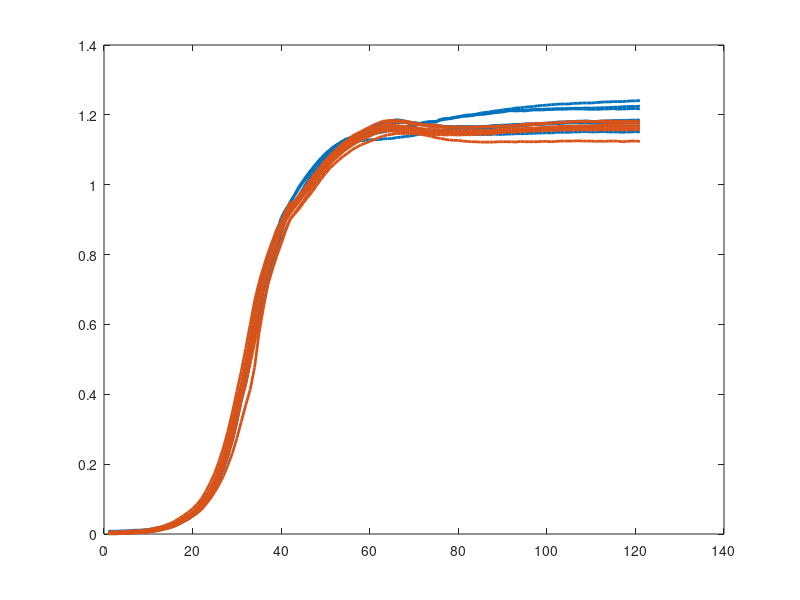

Recreate this plot in MATLAB.
% NAND 1.0 Growth curves


close all; clear; clc

load('NAND1_GCs.mat')

% columns 12,24,36,48,60,72,84,96 correspond to only media, no need to plot
% those

figure;
plot(A(:,[11 23	35	47	59	71	83	95]),'linewidth',2,'color',[0, 0.4470, 0.7410]) % Strain #1 (WT) 4 first Ara, last 4 Ara+IPTG
hold on
plot(A(:,[10 22	34	46	58	70	82	94]),'linewidth',2,'color',[0.8500, 0.3250, 0.0980]) % Strain #1 (WT) 4 first no induction, last 4 with IPTG
% plot(A(:,[1	13	25	37	49	61	73	85]),'linewidth',2,'color',[0.9290, 0.6940, 0.1250]) % Strain #2 (PhlF Genome) 4 first (A-D) no induction, last 4 (E-H) with IPTG
% plot(A(:,[2	14	26	38	50	62	74	86]),'linewidth',2,'color',[0.4940, 0.1840, 0.5560]) % Strain #3 (IcaR Genome) 4 first no induction, last 4 with IPTG
% plot(A(:,[3	15	27	39	51	63	75	87]),'linewidth',2,'color',[0.4660, 0.6740, 0.1880]) % Strain #4 (NAND Genome) 4 first no induction, last 4 with IPTG
% plot(A(:,[4	16	28	40	52	64	76	88]),'linewidth',2,'color',[0.3010, 0.7450, 0.9330]) % Strain #4 (NAND Genome) 4 first Ara, last 4 Ara+IPTG
% plot(A(:,[5	17	29	41	53	65	77	89]),'linewidth',2,'color',[0.6350, 0.0780, 0.1840]) % Strain #5, 4 first no induction, last 4 with IPTG
% plot(A(:,[6	18	30	42	54	66	78	90]),'linewidth',2,'color',[0, 0, 1]) % Strain #6, 4 first no induction, last 4 with IPTG (this strain caused loss of fitness) 
% plot(A(:,[8	20	32	44	56	68	80	92]),'linewidth',2,'color',[0, 0.5, 0]) % Strain #8 (PhlF plasmid) 4 first no induction, last 4 with IPTG
% plot(A(:,[9	21	33	45]),'linewidth',2,'color',[1, 0, 0]) % Strain #9 (IcaR plasmid) 4 first no induction
% plot(A(:,[57 69	81	93]),'linewidth',2,'color','k') % Strain #9 (IcaR plasmid) last 4 with IPTG (this strain caused loss of fitness) 


% 24 hour run




